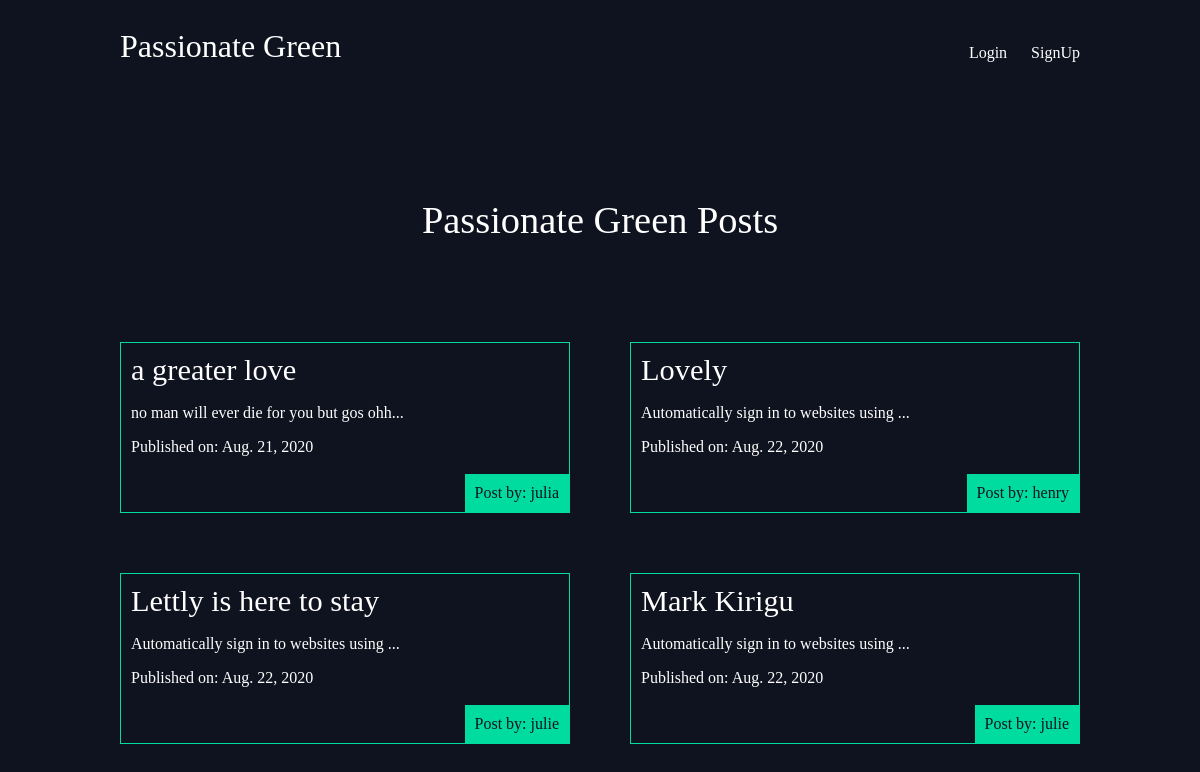
The app's page /articles/ with its own data.
### articles/models.py (models this page shows, shortened)
class Article(models.Model):
	title = models.CharField(max_length=100)
	slug = models.SlugField(null=False,unique=True)
	body = models.TextField()
	date = models.DateField(auto_now_add=True)
	thumb = models.ImageField(default='default.jpg',blank=True)
	author = models.ForeignKey(User,default=None,on_delete=models.CASCADE)
	def snippet(self):
		return self.body[:40] + '...'

### articles/views.py (the view)
# urls.py: path('', article_views.article_list, name='home'),
def article_list(request):
	articles = Article.objects.all().order_by('date')
	return render(request,'articles/article_list.html',{'articles':articles })

### articles/templates/articles/article_list.html
{% extends 'base.html' %}
{% block content %}
	<h1>Passionate Green Posts</h1>
	<div class="articles">
		{% for article in articles %}
			<div class="article">
				<h2><a href="{% url 'articles:detail' slug=article.slug %}">{{ article.title }}</a></h2>
				<p>{{ article.snippet}}</p>
				<p>Published on: {{ article.date }}</p>
				<p class="author">Post by: {{ article.author.username }}</p>
			</div>
		{% endfor %}
	</div>
{% endblock %}

### templates/base.html (shortened to what this page needs)
{% load static %}
<!DOCTYPE html>
<html>
<head>
	<link rel="stylesheet" type="text/css" href="{% static 'style.css' %}">
</head>
<body>
	<header class="wrapper">
		<h1><a href="{% url 'home' %}">Passionate Green</a></h1>
		<nav>
			<ul>
			{% if user.is_authenticated %}
				<li>
					<form class="logout-link" action="{% url 'accounts:logout' %}" method="post">
						{% csrf_token %}
						<button type='submit'>Logout</button>
					</form>
				</li>
				<li><a class='highlight' href="{% url 'articles:create' %}">New Article</a></li>
				{% else %}
					<li><a href="{% url 'accounts:login' %}">Login</a></li>
					<li><a href="{% url 'accounts:signup' %}">SignUp</a></li>
			{% endif %}
			</ul>
		</nav>
	</header>
	<div class="wrapper">
		{% block content%}
		{% endblock %}
	</div>
</body>
</html>

### assets/style.css (style rules this page uses)
body { background-color: #0f121f; background-image: ; background-repeat-y:no-repeat; color: #fff; }
h1,h2,h3,h4,h5 { font-weight: normal; margin:0; }
a, a:hover,a:visited { color: #fff; text-decoration: none; }
body { background-color: #0f121f; background-repeat-y:no-repeat; color: #fff; }
.wrapper { max-width:960px; margin:0 auto; }
div.wrapper h1 { text-align: center; font-size: 2.4em; margin:100px auto; }
header { display: grid; grid-template-columns: 1fr 1fr; padding:20px 0; }
nav { justify-self:end; }
nav li { display: inline-block; margin-left: 20px; }
.articles { display: grid; grid-template-columns:1fr 1fr; grid-gap:60px; }
.article { padding:10px; border:1px solid #00dba0; position:relative; padding-bottom:40px; }
.article h2 { font-size:1.9em; }
.article .author { padding: 10px; background:#00dba0; position: absolute; right: 0; margin: 0; bottom: 0; color: #0f121f; }

### records on screen
Article: title "a greater love", snippet "no man will ever die for you but gos ohh...", date "Aug. 21, 2020", author.username "julia"
Article: title "Lovely", snippet "Automatically sign in to websites using ...", date "Aug. 22, 2020", author.username "henry"
Article: title "Lettly is here to stay", snippet "Automatically sign in to websites using ...", date "Aug. 22, 2020", author.username "julie"
Article: title "Mark Kirigu", snippet "Automatically sign in to websites using ...", date "Aug. 22, 2020", author.username "julie"
